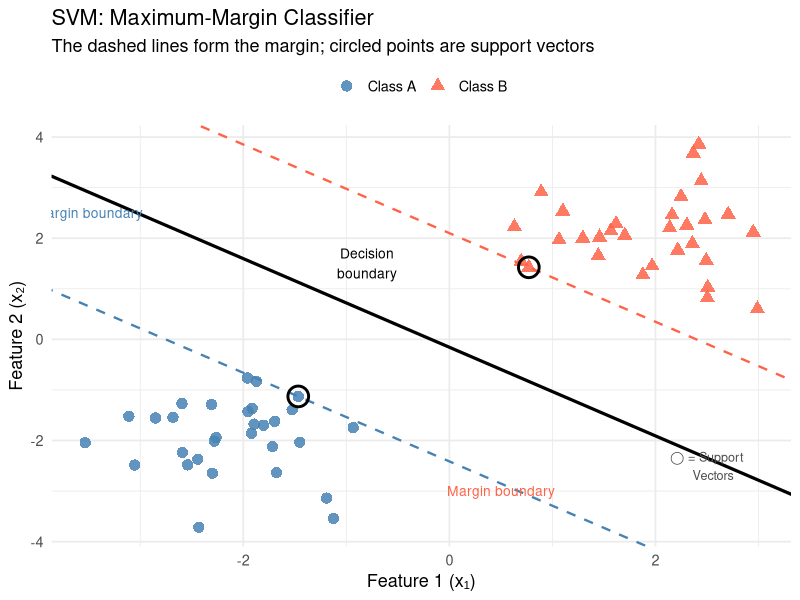
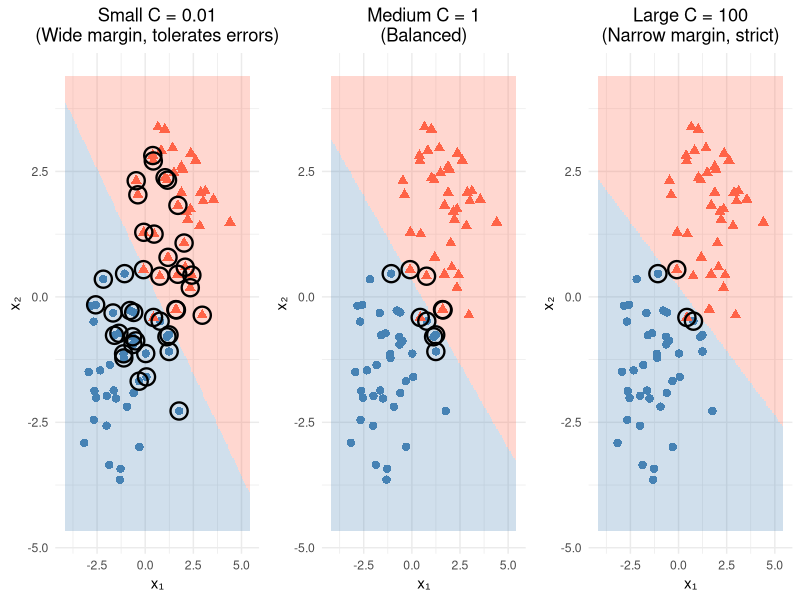
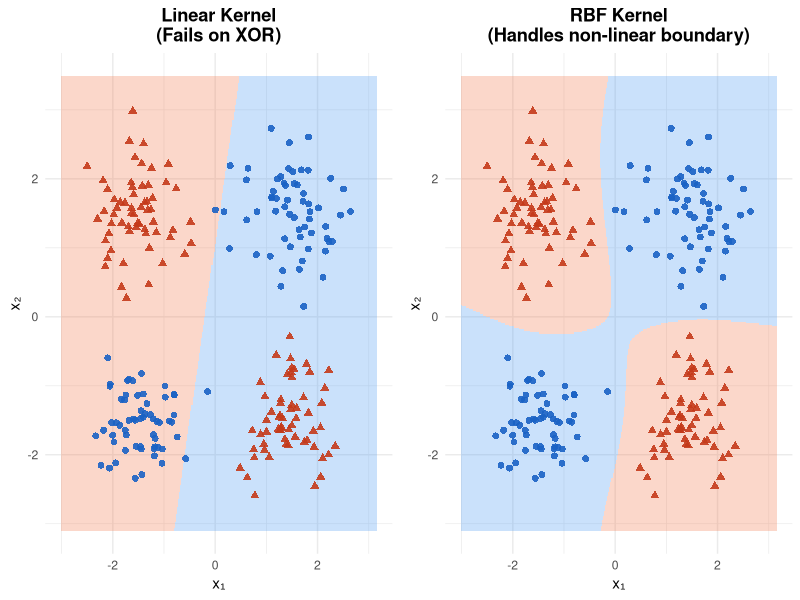
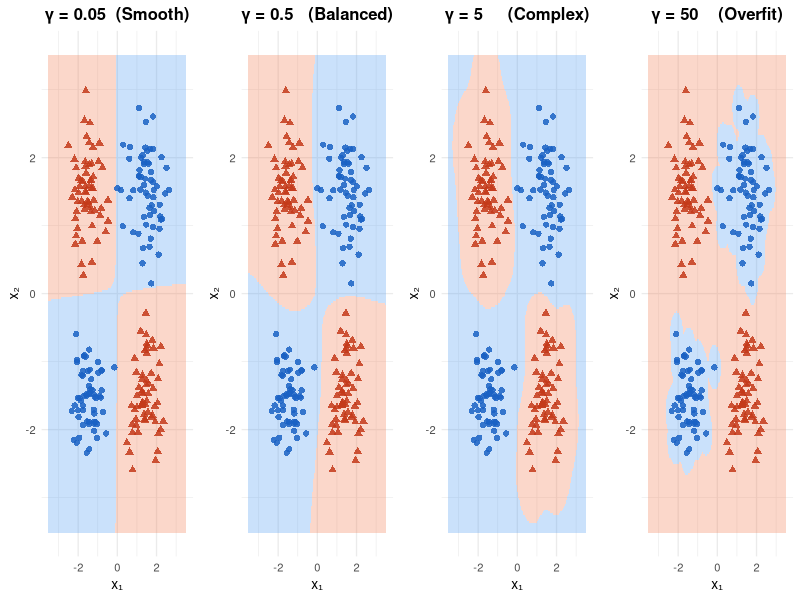
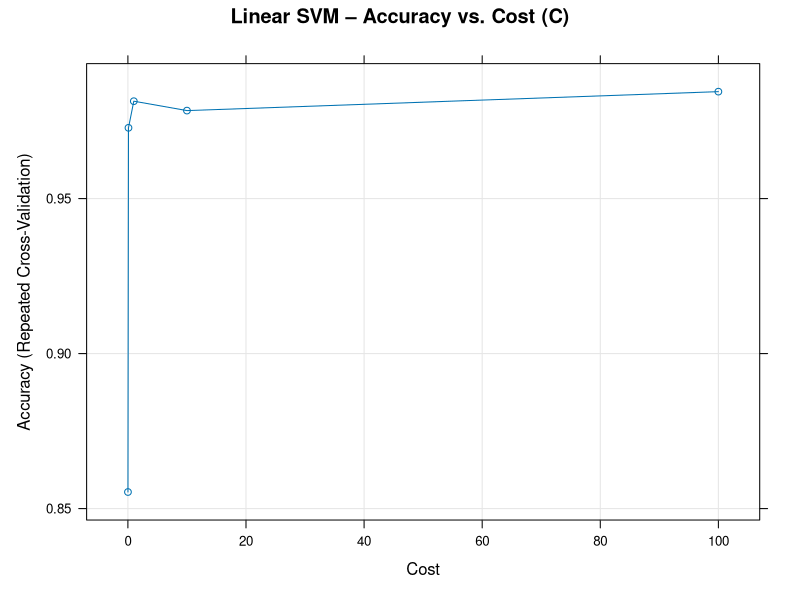
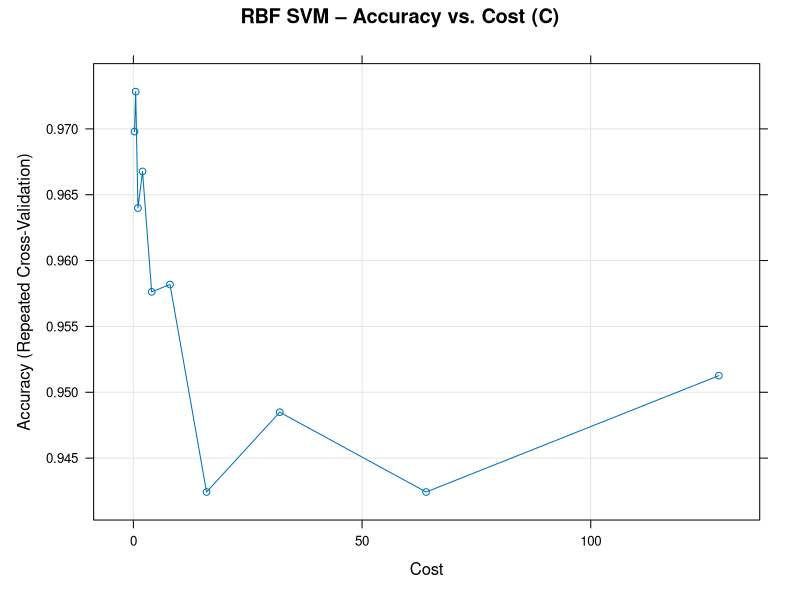
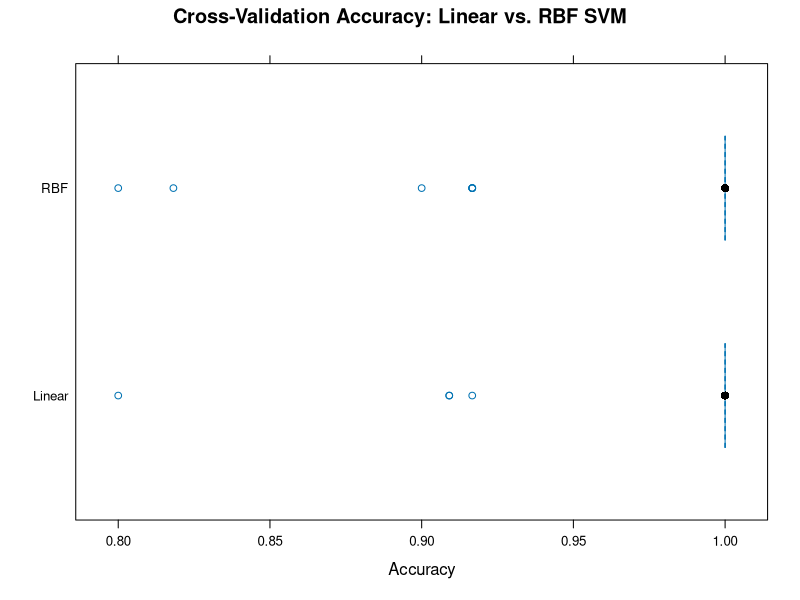
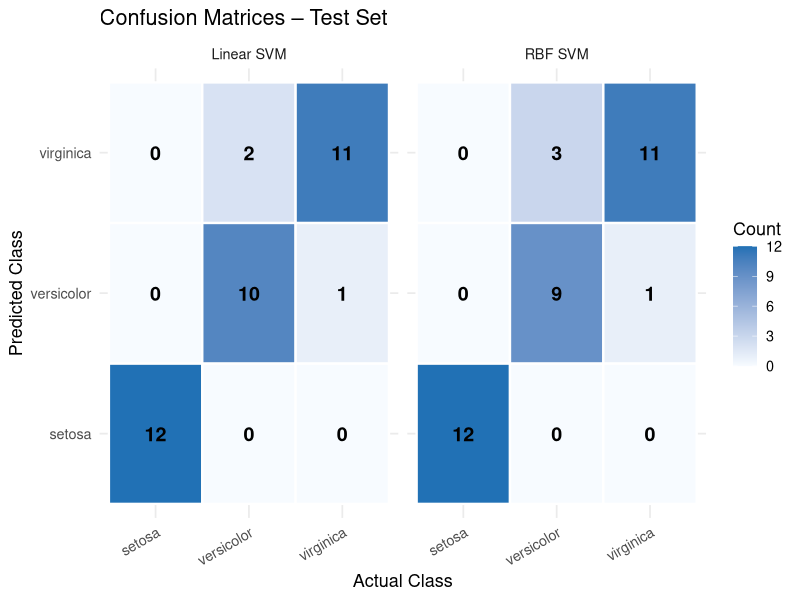

Here is the R script that generated these plots, in order:
## ---- chunk 1
knitr::opts_chunk$set(
  echo    = TRUE,
  warning = FALSE,
  message = FALSE,
  fig.width  = 8,
  fig.height = 5,
  fig.align  = "center"
)
## ---- chunk 2
# ── Install any missing packages before loading ──────────────────────────────
required_pkgs <- c("caret", "e1071", "ggplot2", "dplyr", "tidyr",
                   "gridExtra", "kernlab", "MASS", "RColorBrewer")

new_pkgs <- required_pkgs[!required_pkgs %in% installed.packages()[,"Package"]]
if (length(new_pkgs)) install.packages(new_pkgs, repos = "https://cloud.r-project.org")

# ── Load libraries ────────────────────────────────────────────────────────────
library(caret)       # unified ML interface
library(e1071)       # SVM implementation (svm())
library(ggplot2)     # elegant graphics
library(dplyr)       # data manipulation
library(tidyr)       # data reshaping
library(gridExtra)   # arrange multiple ggplots
library(kernlab)     # kernel-based ML (ksvm)
library(MASS)        # mvrnorm – multivariate normal data generation
library(RColorBrewer)

set.seed(42)         # reproducibility
## ---- chunk 3
# ── Generate a clean, linearly-separable toy dataset ─────────────────────────
gen_sep <- function(n = 30, seed = 1) {
  set.seed(seed)
  cls_A <- MASS::mvrnorm(n, mu = c(-2, -2), Sigma = diag(0.6, 2))
  cls_B <- MASS::mvrnorm(n, mu = c( 2,  2), Sigma = diag(0.6, 2))
  df <- data.frame(
    x1    = c(cls_A[,1], cls_B[,1]),
    x2    = c(cls_A[,2], cls_B[,2]),
    class = factor(rep(c("Class A", "Class B"), each = n))
  )
  df
}

toy <- gen_sep()

# Fit a linear SVM and extract the decision boundary manually
mdl_lin <- e1071::svm(class ~ x1 + x2, data = toy,
                       kernel = "linear", scale = FALSE)

# SVM decision boundary: w'x + b = 0  →  x2 = -(w1*x1 + b) / w2
w  <- t(mdl_lin$coefs) %*% mdl_lin$SV   # weight vector
b  <- -mdl_lin$rho                       # bias

slope     <-  -w[1] / w[2]
intercept <-  -b    / w[2]

# Margin lines: ±1/||w|| offset from decision boundary
margin_off <- 1 / w[2]

# Identify support vectors
sv_idx <- mdl_lin$index
sv_df  <- toy[sv_idx, ]

ggplot(toy, aes(x1, x2, colour = class, shape = class)) +
  geom_point(size = 3.5, alpha = 0.85) +
  # decision boundary
  geom_abline(slope = slope, intercept = intercept,
              colour = "black", linewidth = 1.1) +
  # margin boundaries
  geom_abline(slope = slope, intercept = intercept + margin_off,
              colour = "steelblue", linewidth = 0.8, linetype = "dashed") +
  geom_abline(slope = slope, intercept = intercept - margin_off,
              colour = "tomato",    linewidth = 0.8, linetype = "dashed") +
  # highlight support vectors
  geom_point(data = sv_df, aes(x1, x2),
             shape = 21, size = 6, stroke = 1.5,
             colour = "black", fill = NA) +
  annotate("text", x = -3.5, y =  2.5, label = "Margin boundary",
           colour = "steelblue", size = 3.5) +
  annotate("text", x =  0.5, y = -3,   label = "Margin boundary",
           colour = "tomato",    size = 3.5) +
  annotate("text", x = -0.8, y =  1.5, label = "Decision\nboundary",
           colour = "black",    size = 3.5) +
  annotate("text", x =  2.5, y = -2.5,
           label = "◯ = Support\n   Vectors",
           colour = "grey30", size = 3.2) +
  scale_colour_manual(values = c("Class A" = "steelblue",
                                 "Class B" = "tomato")) +
  scale_shape_manual(values  = c("Class A" = 16, "Class B" = 17)) +
  labs(title    = "SVM: Maximum-Margin Classifier",
       subtitle = "The dashed lines form the margin; circled points are support vectors",
       x = "Feature 1 (x₁)", y = "Feature 2 (x₂)",
       colour = NULL, shape = NULL) +
  theme_minimal(base_size = 13) +
  theme(legend.position = "top")
## ---- chunk 4
# Slightly overlapping data
set.seed(7)
noisy <- data.frame(
  x1    = c(rnorm(40, -1.5, 1.2), rnorm(40,  1.5, 1.2)),
  x2    = c(rnorm(40, -1.5, 1.2), rnorm(40,  1.5, 1.2)),
  class = factor(rep(c("A","B"), each = 40))
)

# Helper: fit SVM + return a tidy grid for plotting
plot_svm_boundary <- function(data, cost_val, title_str) {
  m <- e1071::svm(class ~ x1 + x2, data = data,
                  kernel = "linear", cost = cost_val, scale = FALSE)

  # prediction grid
  grid <- expand.grid(
    x1 = seq(min(data$x1)-1, max(data$x1)+1, length.out = 200),
    x2 = seq(min(data$x2)-1, max(data$x2)+1, length.out = 200)
  )
  grid$pred <- predict(m, grid)

  ggplot() +
    geom_tile(data = grid, aes(x1, x2, fill = pred), alpha = 0.25) +
    geom_point(data = data, aes(x1, x2, colour = class, shape = class),
               size = 2.5) +
    geom_point(data = data[m$index, ],
               aes(x1, x2), shape = 21, size = 5, stroke = 1.2,
               colour = "black", fill = NA) +
    scale_fill_manual(values   = c("A" = "steelblue", "B" = "tomato"),
                      guide = "none") +
    scale_colour_manual(values = c("A" = "steelblue", "B" = "tomato")) +
    scale_shape_manual(values  = c("A" = 16, "B" = 17)) +
    labs(title = title_str,
         x = "x₁", y = "x₂", colour = NULL, shape = NULL) +
    theme_minimal(base_size = 11) +
    theme(legend.position = "none",
          plot.title = element_text(hjust = 0.5))
}

p_small  <- plot_svm_boundary(noisy, 0.01, "Small C = 0.01\n(Wide margin, tolerates errors)")
p_medium <- plot_svm_boundary(noisy, 1,    "Medium C = 1\n(Balanced)")
p_large  <- plot_svm_boundary(noisy, 100,  "Large C = 100\n(Narrow margin, strict)")

gridExtra::grid.arrange(p_small, p_medium, p_large, ncol = 3)
## ---- chunk 5
# XOR-like data: cannot be separated by a straight line
set.seed(42)
n <- 60
xor_df <- data.frame(
  x1    = c(rnorm(n,  1.5, 0.5), rnorm(n, -1.5, 0.5),
             rnorm(n,  1.5, 0.5), rnorm(n, -1.5, 0.5)),
  x2    = c(rnorm(n,  1.5, 0.5), rnorm(n, -1.5, 0.5),
             rnorm(n, -1.5, 0.5), rnorm(n,  1.5, 0.5)),
  class = factor(rep(c("A","A","B","B"), each = n))
)
## ---- chunk 6
plot_kernel <- function(data, kern, cost_val = 1, gamma_val = 1, title_str) {
  if (kern == "linear") {
    m <- e1071::svm(class ~ x1 + x2, data = data,
                    kernel = kern, cost = cost_val, scale = FALSE)
  } else {
    m <- e1071::svm(class ~ x1 + x2, data = data,
                    kernel = kern, cost = cost_val,
                    gamma = gamma_val, scale = FALSE)
  }
  grid <- expand.grid(
    x1 = seq(min(data$x1)-0.5, max(data$x1)+0.5, length.out = 300),
    x2 = seq(min(data$x2)-0.5, max(data$x2)+0.5, length.out = 300)
  )
  grid$pred <- predict(m, grid)

  ggplot() +
    geom_tile(data = grid, aes(x1, x2, fill = pred), alpha = 0.3) +
    geom_point(data = data, aes(x1, x2, colour = class, shape = class),
               size = 2, alpha = 0.9) +
    scale_fill_manual(values   = c("A" = "#4e9af1", "B" = "#f17a4e"),
                      guide = "none") +
    scale_colour_manual(values = c("A" = "#1a62c4", "B" = "#c43a1a")) +
    scale_shape_manual(values  = c("A" = 16, "B" = 17)) +
    labs(title = title_str, x = "x₁", y = "x₂",
         colour = NULL, shape = NULL) +
    theme_minimal(base_size = 11) +
    theme(legend.position = "none",
          plot.title = element_text(hjust = 0.5, face = "bold"))
}

pk_lin <- plot_kernel(xor_df, "linear", title_str = "Linear Kernel\n(Fails on XOR)")
pk_rbf <- plot_kernel(xor_df, "radial", gamma_val = 0.5,
                      title_str = "RBF Kernel\n(Handles non-linear boundary)")

gridExtra::grid.arrange(pk_lin, pk_rbf, ncol = 2)
## ---- chunk 7
make_gamma_plot <- function(gval, label) {
  m <- e1071::svm(class ~ x1 + x2, data = xor_df,
                  kernel = "radial", cost = 1,
                  gamma = gval, scale = FALSE)
  grid <- expand.grid(
    x1 = seq(-3.5, 3.5, length.out = 250),
    x2 = seq(-3.5, 3.5, length.out = 250)
  )
  grid$pred <- predict(m, grid)

  ggplot() +
    geom_tile(data = grid, aes(x1, x2, fill = pred), alpha = 0.3) +
    geom_point(data = xor_df, aes(x1, x2, colour = class, shape = class),
               size = 1.8, alpha = 0.85) +
    scale_fill_manual(values   = c("A" = "#4e9af1","B" = "#f17a4e"),
                      guide = "none") +
    scale_colour_manual(values = c("A" = "#1a62c4","B" = "#c43a1a"),
                        guide = "none") +
    scale_shape_manual(values  = c("A" = 16, "B" = 17), guide = "none") +
    labs(title = label, x = "x₁", y = "x₂") +
    theme_minimal(base_size = 10) +
    theme(plot.title = element_text(hjust = 0.5, face = "bold"))
}

g1 <- make_gamma_plot(0.05, "γ = 0.05  (Smooth)")
g2 <- make_gamma_plot(0.5,  "γ = 0.5   (Balanced)")
g3 <- make_gamma_plot(5,    "γ = 5     (Complex)")
g4 <- make_gamma_plot(50,   "γ = 50    (Overfit)")

gridExtra::grid.arrange(g1, g2, g3, g4, ncol = 4)
## ---- chunk 8
data(iris)
str(iris)
summary(iris)
## ---- chunk 9
# 75/25 stratified split
train_idx <- createDataPartition(iris$Species, p = 0.75, list = FALSE)
train_data <- iris[ train_idx, ]
test_data  <- iris[-train_idx, ]

cat("Training rows:", nrow(train_data), "\n")
cat("Testing rows: ", nrow(test_data),  "\n")
## ---- chunk 10
# 10-fold cross-validation, repeated 3 times
ctrl <- trainControl(
  method          = "repeatedcv",
  number          = 10,     # 10 folds
  repeats         = 3,      # repeat 3 times
  classProbs      = TRUE,   # needed for ROC
  summaryFunction = multiClassSummary,
  savePredictions = "final"
)
## ---- chunk 11
set.seed(42)
svm_linear <- train(
  Species ~ .,
  data      = train_data,
  method    = "svmLinear",     # linear kernel via kernlab
  trControl = ctrl,
  preProcess = c("center", "scale"),   # standardise features
  tuneGrid  = expand.grid(C = c(0.01, 0.1, 1, 10, 100))
)

svm_linear
plot(svm_linear, main = "Linear SVM – Accuracy vs. Cost (C)")
## ---- chunk 12
set.seed(42)
svm_rbf <- train(
  Species ~ .,
  data      = train_data,
  method    = "svmRadial",     # RBF kernel via kernlab
  trControl = ctrl,
  preProcess = c("center", "scale"),
  tuneLength = 10              # auto-search C and sigma
)

svm_rbf
plot(svm_rbf, main = "RBF SVM – Accuracy vs. Cost (C)")
## ---- chunk 13
resamps <- resamples(list(Linear = svm_linear, RBF = svm_rbf))
summary(resamps)
bwplot(resamps, metric = "Accuracy",
       main = "Cross-Validation Accuracy: Linear vs. RBF SVM")
## ---- chunk 14
# Predictions
pred_linear <- predict(svm_linear, test_data)
pred_rbf    <- predict(svm_rbf,    test_data)

# Confusion matrices
cat("─── Linear SVM ───────────────────────────────\n")
cm_lin <- confusionMatrix(pred_linear, test_data$Species)
print(cm_lin)

cat("\n─── RBF SVM ──────────────────────────────────\n")
cm_rbf <- confusionMatrix(pred_rbf, test_data$Species)
print(cm_rbf)
## ---- chunk 15
cm_to_df <- function(cm, model_name) {
  as.data.frame(cm$table) %>%
    mutate(Model = model_name)
}

cm_df <- bind_rows(
  cm_to_df(cm_lin, "Linear SVM"),
  cm_to_df(cm_rbf, "RBF SVM")
)

ggplot(cm_df, aes(x = Reference, y = Prediction, fill = Freq)) +
  geom_tile(colour = "white", linewidth = 0.8) +
  geom_text(aes(label = Freq), size = 5, fontface = "bold") +
  scale_fill_gradient(low = "#f7fbff", high = "#2171b5") +
  facet_wrap(~Model) +
  labs(title = "Confusion Matrices – Test Set",
       x = "Actual Class", y = "Predicted Class", fill = "Count") +
  theme_minimal(base_size = 13) +
  theme(axis.text.x  = element_text(angle = 30, hjust = 1),
        legend.position = "right")
## ---- chunk 16
# Re-fit on the 2-feature subset for visualisation
iris2 <- iris[, c("Petal.Length", "Petal.Width", "Species")]

svm2_lin <- e1071::svm(Species ~ ., data = iris2,
                        kernel = "linear", cost = 1, scale = TRUE)
svm2_rbf <- e1071::svm(Species ~ ., data = iris2,
                        kernel = "radial", cost = 1, gamma = 0.5, scale = TRUE)

# Prediction grid
x1_range <- seq(min(iris2$Petal.Length) - 0.3,
                max(iris2$Petal.Length) + 0.3, length.out = 300)
x2_range <- seq(min(iris2$Petal.Width)  - 0.3,
                max(iris2$Petal.Width)  + 0.3, length.out = 300)
grid2 <- expand.grid(Petal.Length = x1_range, Petal.Width = x2_range)

grid2$pred_lin <- predict(svm2_lin, grid2)
grid2$pred_rbf <- predict(svm2_rbf, grid2)

pal3 <- c("setosa"     = "#4e9af1",
           "versicolor" = "#f1c84e",
           "virginica"  = "#f17a4e")

plot_iris_boundary <- function(grid_col, title_str) {
  ggplot() +
    geom_tile(data = grid2,
              aes(x = Petal.Length, y = Petal.Width,
                  fill = .data[[grid_col]]),
              alpha = 0.35) +
    geom_point(data = iris2,
               aes(Petal.Length, Petal.Width,
                   colour = Species, shape = Species),
               size = 2.5, alpha = 0.9) +
    scale_fill_manual(values = pal3, guide = "none") +
    scale_colour_manual(values = pal3) +
    scale_shape_manual(values = c(16, 17, 15)) +
    labs(title = title_str,
         x = "Petal Length (cm)", y = "Petal Width (cm)",
         colour = "Species", shape = "Species") +
    theme_minimal(base_size = 12) +
    theme(legend.position = "bottom",
          plot.title = element_text(hjust = 0.5, face = "bold"))
}

p_lin2 <- plot_iris_boundary("pred_lin", "Linear SVM Decision Regions")
p_rbf2 <- plot_iris_boundary("pred_rbf", "RBF SVM Decision Regions")

gridExtra::grid.arrange(p_lin2, p_rbf2, ncol = 2)
## ---- chunk 17
vi <- varImp(svm_linear, scale = TRUE)
plot(vi, main = "Variable Importance – Linear SVM (Iris)",
     col = "steelblue")
## ---- chunk 18
set.seed(42)
tune_grid <- expand.grid(
  sigma = c(0.01, 0.05, 0.1, 0.5),
  C     = c(0.1, 1, 10, 100)
)

svm_tuned <- train(
  Species ~ .,
  data       = train_data,
  method     = "svmRadial",
  trControl  = ctrl,
  preProcess = c("center", "scale"),
  tuneGrid   = tune_grid,
  metric     = "Accuracy"
)

svm_tuned$bestTune
## ---- chunk 19
tune_res <- svm_tuned$results

ggplot(tune_res, aes(x = factor(C), y = factor(sigma), fill = Accuracy)) +
  geom_tile(colour = "white") +
  geom_text(aes(label = round(Accuracy, 3)), size = 3.5, fontface = "bold") +
  scale_fill_distiller(palette = "Blues", direction = 1,
                       limits = c(min(tune_res$Accuracy),
                                  max(tune_res$Accuracy))) +
  labs(title = "RBF SVM Tuning – Accuracy Grid",
       x = "Cost (C)", y = "Sigma (σ)", fill = "CV Accuracy") +
  theme_minimal(base_size = 13)
## ---- chunk 20
# Compute accuracy at different training-set sizes
sizes    <- seq(0.10, 0.90, by = 0.10)
lc_ctrl  <- trainControl(method = "cv", number = 5)

lc_results <- lapply(sizes, function(p) {
  idx    <- createDataPartition(train_data$Species, p = p, list = FALSE)
  subset <- train_data[idx, ]
  m <- train(Species ~ ., data = subset, method = "svmRadial",
             trControl = lc_ctrl, preProcess = c("center","scale"),
             tuneGrid  = data.frame(sigma = svm_tuned$bestTune$sigma,
                                    C     = svm_tuned$bestTune$C))
  train_acc <- max(m$results$Accuracy)
  test_acc  <- mean(predict(m, test_data) == test_data$Species)
  data.frame(size = nrow(subset), train_acc, test_acc)
})

lc_df <- bind_rows(lc_results) %>%
  pivot_longer(c(train_acc, test_acc),
               names_to = "set", values_to = "accuracy") %>%
  mutate(set = recode(set,
                      train_acc = "Training",
                      test_acc  = "Validation"))

ggplot(lc_df, aes(size, accuracy, colour = set, group = set)) +
  geom_line(linewidth = 1.1) +
  geom_point(size = 3) +
  scale_colour_manual(values = c("Training" = "steelblue",
                                 "Validation" = "tomato")) +
  scale_y_continuous(labels = scales::percent_format(),
                     limits = c(0.7, 1.02)) +
  labs(title    = "Learning Curves – RBF SVM (Iris)",
       subtitle = "Converging curves indicate a well-fitted model",
       x = "Training Set Size", y = "Accuracy",
       colour = NULL) +
  theme_minimal(base_size = 13) +
  theme(legend.position = "top")
## ---- chunk 21
set.seed(1)
n_reg   <- 100
x_reg   <- seq(0, 4*pi, length.out = n_reg)
y_reg   <- sin(x_reg) + rnorm(n_reg, 0, 0.25)
reg_df  <- data.frame(x = x_reg, y = y_reg)

svr_mdl <- e1071::svm(y ~ x, data = reg_df,
                       kernel = "radial", epsilon = 0.1,
                       cost = 10, gamma = 0.3)

pred_svr  <- predict(svr_mdl, reg_df)
sv_reg_df <- reg_df[svr_mdl$index, ]

ggplot(reg_df, aes(x, y)) +
  geom_point(alpha = 0.5, colour = "grey50", size = 2) +
  geom_point(data = sv_reg_df, aes(x, y),
             shape = 21, size = 4, stroke = 1.2,
             colour = "tomato", fill = NA) +
  geom_line(aes(y = pred_svr), colour = "steelblue",
            linewidth = 1.2) +
  geom_ribbon(aes(ymin = pred_svr - 0.1,
                  ymax = pred_svr + 0.1),
              alpha = 0.15, fill = "steelblue") +
  labs(title    = "Support Vector Regression (SVR)",
       subtitle = "Blue line = prediction; shaded band = ε-tube; red circles = support vectors",
       x = "x", y = "y") +
  theme_minimal(base_size = 13)
## ---- chunk 22
summary_df <- data.frame(
  Concept           = c("Hyperplane","Margin","Support Vectors",
                        "Cost C","Kernel","Gamma γ",
                        "Hard Margin","Soft Margin","SVR"),
  `One-liner`       = c(
    "Decision boundary separating classes",
    "Distance between boundary and nearest points",
    "Points on the margin edges that define the boundary",
    "Penalty for misclassifications; higher C = stricter",
    "Maps data to higher dimensions for non-linear separation",
    "Controls reach of each training point in RBF kernel",
    "No errors allowed; requires perfectly separable data",
    "Allows some errors; controlled by C",
    "SVM adapted for predicting continuous values"
  ),
  `Rule of Thumb` = c(
    "Choose kernel based on data geometry",
    "Wider = better generalisation",
    "Fewer SVs = simpler model",
    "Tune via cross-validation",
    "RBF is a safe default; linear for high-dim text",
    "Start with γ = 1/n_features",
    "Rarely used in practice",
    "Default choice for real data",
    "Use ε-SVR; tune ε and C"
  )
)
knitr::kable(summary_df, align = "lll",
             caption = "SVM Concept Cheat-Sheet")
## ---- chunk 23
sessionInfo()
